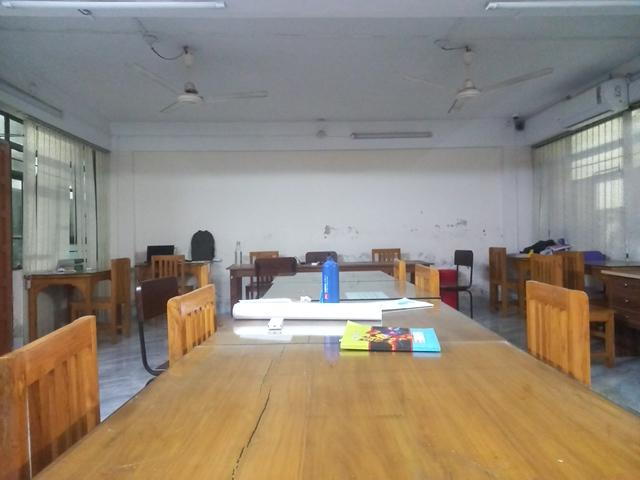
#> input picture images/test/l_test_0.jpg, 640 x 480 px; its folder holds 4 pictures in this run
$ python rotate_test.py
#> lines starting #> are read from the running program, lines starting #| are printed output that depends on the picture
import os
from PIL import Image
from pathlib import Path

def rotate_images_180(source_dir):
    """
    Rotate all images matching pattern 'r_test_*.jpg' by 180 degrees.

    Args:
        source_dir: Path to directory containing images
    """
#> called with source_dir = './images/test'
    # Convert to Path object for better path handling
    source_path = Path(source_dir)

    # Check if source directory exists
    if not source_path.exists():
        print(f"Error: Directory '{source_dir}' does not exist.")
        return

    # Find all matching files
    image_files = list(source_path.glob('l_test_*.jpg'))

    if not image_files:
        print(f"No files matching 'l_test_*.jpg' found in '{source_dir}'")
        return

    print(f"Found {len(image_files)} image(s) to rotate:")

    # Process each image
    for image_file in image_files:
        try:
            # Open the image
            with Image.open(image_file) as img:
                # Rotate by 180 degrees
#> img is the input picture: PIL image 640x480 RGB; mean R, G, B 145.8, 134.8, 121
                rotated_img = img.rotate(180)
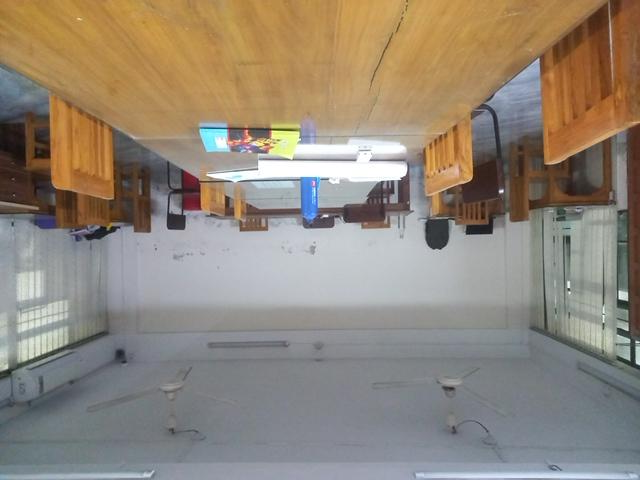
#> rotated_img: PIL image 640x480 RGB; mean R, G, B 145.8, 134.8, 121

                # Save the image (overwrites the original)
                rotated_img.save(image_file)

                print(f"✓ Rotated: {image_file.name}")

        except Exception as e:
            print(f"✗ Error processing {image_file.name}: {e}")
#> pass 2 of the loop in rotate_images_180, `for image_file in image_files:`:
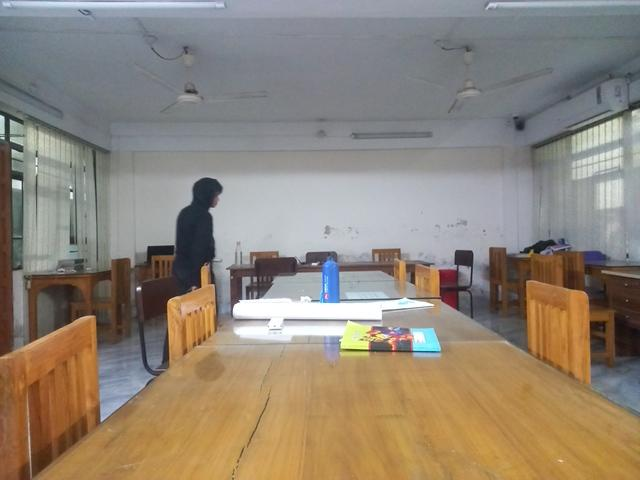
#> input picture images/test/l_test_1.jpg, 640 x 480 px
#> in rotate_images_180, img is the input picture: PIL image 640x480 RGB; mean R, G, B 144, 133, 119.6
#> in rotate_images_180, `rotated_img = img.rotate(180)`:
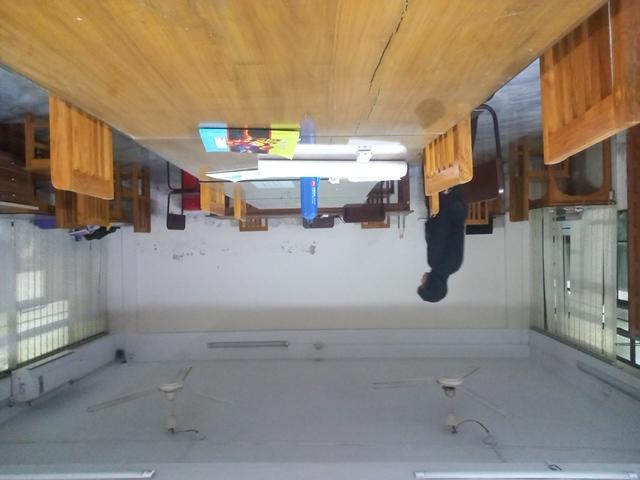
#> rotated_img: PIL image 640x480 RGB; mean R, G, B 144, 133, 119.6
#> pass 3 of the loop in rotate_images_180, `for image_file in image_files:`:
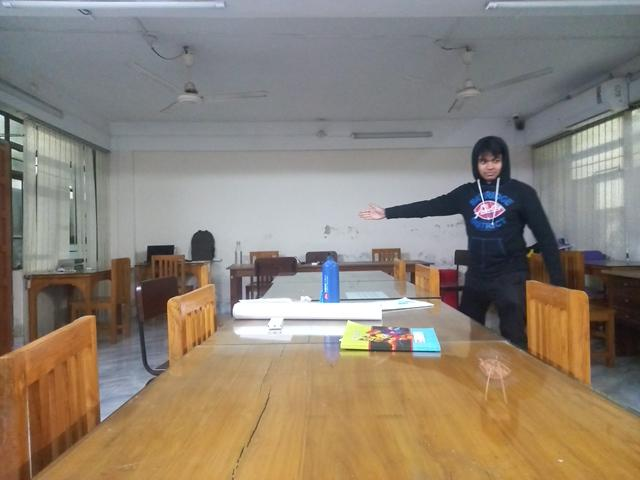
#> input picture images/test/l_test_10.jpg, 640 x 480 px
#> in rotate_images_180, img is the input picture: PIL image 640x480 RGB; mean R, G, B 142.2, 130.8, 116.9
#> in rotate_images_180, `rotated_img = img.rotate(180)`:
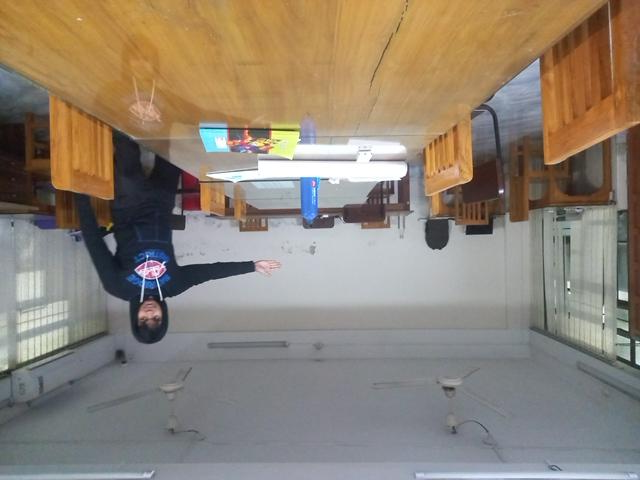
#> rotated_img: PIL image 640x480 RGB; mean R, G, B 142.2, 130.8, 116.9
#> the loop made 4 passes; the first 3 are shown

if __name__ == "__main__":
    # Define the directory path
    image_dir = "./images/test"

    # Rotate the images
    rotate_images_180(image_dir)

    print("\nRotation complete!")
